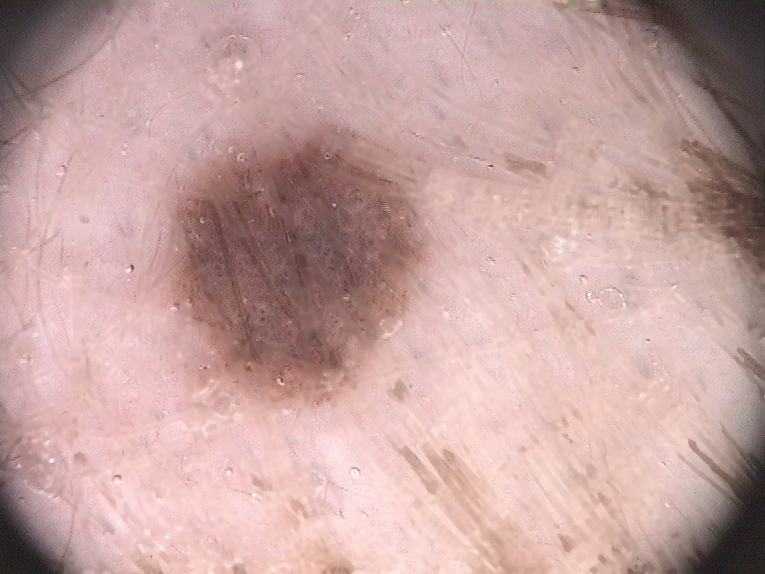
%> input picture feature_extraction/IMD003.bmp, 765 x 574 px
$ octave Untitled3.m   (GNU Octave 9; MATLAB toolbox functions it lacks are replaced by stand-ins)
%> lines starting %> are read from the running program, lines starting %| are printed output that depends on the picture; in (x1, y1, x2, y2) boxes, pixels count from 0 and x2, y2 are one past the last pixel; in counts of white or black regions, pixels touching at a corner belong together; the program's own positions count from 1
### feature_extraction/Image_enhancement.m
function [ Contrast_adj_Image ] =Image_enhancement( scratched_image,ShowResult )
%   Adjust image intensity values or colormap.
Intensity_Adj_Img = imadjust((scratched_image), stretchlim((scratched_image)), [0 1]);
%   convert to grayscale
if ndims(Intensity_Adj_Img) > 2
    img_gray = rgb2gray(Intensity_Adj_Img);
else
    img_gray=Intensity_Adj_Img;
end
%   Create morphological structuring element
Structuring_Element = strel('disk',12);
%   Top-hat filtering.
Th_filtered_Image = imtophat(img_gray,Structuring_Element);

%   Adjust image intensity values or colormap.
Contrast_Adjusted_Image = imadjust(Th_filtered_Image);

%   2-D median filtering
Med_filt_Image = medfilt2(img_gray);

%   Contrast-limited Adaptive Histogram Equalization
Contrast_adj_Image = adapthisteq(Med_filt_Image);

if ~isempty(ShowResult)
    if ShowResult~=0
        figure('name',sprintf('Image Enhancement %d'),'NumberTitle','off');
        subplot(2,2,1); imshow(Th_filtered_Image); title('1. Top-hat Filtered Image');
        subplot(2,2,2);  imshow(Contrast_Adjusted_Image);title('2.Intensity Adjustment');
        subplot(2,2,3);  imshow(Med_filt_Image);title('3. Median Filtered Image');
        subplot(2,2,4);  imshow(Contrast_adj_Image);title('4. Histogram Equialsation')
    else
       return
    end
end

end

### feature_extraction/Threshold_segmentation.m
function [ Segmented_Lession ] = Threshold_segmentation( Input_Image, Original_Image, ShowResult )
%k parameter can be changed to adjust intensity of image
ei = 25;
st = 35;
%k=10
k = ei*st;
%h=filter matrx
h = ones(ei,st) / k;
Input_Image_filtered = imfilter(Input_Image,h,'symmetric');

if ndims(Input_Image_filtered) > 2
    Image_Gray = rgb2gray(Input_Image_filtered);
else
    Image_Gray = Input_Image_filtered;
end

%Converting to BW
Intensity_adjusted_Image = imadjust(Image_Gray,stretchlim(Image_Gray),[]);
level = graythresh(Intensity_adjusted_Image);
Binary_Image = im2bw(Intensity_adjusted_Image,level);
Dimention = size(Binary_Image);
INVERT_Dim = ones(Dimention(1),Dimention(2));
Segmented_Lession = xor(Binary_Image,INVERT_Dim);  %inverting

load('M.mat');
Segmented_Lession(M) = 0;


% Finding of initial point
row = round(Dimention(1)/2);
col = min(find(Segmented_Lession(row,:)));
%Tracing
Boundary = bwtraceboundary(Segmented_Lession,[row, col],'W');

if ShowResult ~= 0
    figure('name',sprintf('Segmentation %d'),'NumberTitle','off');
    subplot(2,2,1),  imshow(Original_Image),        title('Original image');
    subplot(2,2,2),  imshow(Input_Image_filtered),  title('Preprocessed Image');
    subplot(2,2,3),  imshow(Segmented_Lession),     title('Segmented Lession');
    subplot(2,2,4),  imshow(Original_Image),        title('Actual segmentation with original image');
    hold on;
    %Display traced boundary
    plot(Boundary(:,2),Boundary(:,1),'g','LineWidth',2);
    hold off;
else
    return
end
%  figure,
%  plot(Boundary(:,2),Boundary(:,1),'black','LineWidth',2);

Area = bwarea(Segmented_Lession);
Stats =  regionprops(Segmented_Lession, 'Centroid',...
    'MajorAxisLength','MinorAxisLength');
end

### feature_extraction/Untitled3.m
clc
clear all
close all
Image = imgetfile;     [filepath,name,ext] = fileparts(Image);
%> the answer given: IMD003.bmp
Image = imread(Image);
%> Image is the input picture: size 574x765x3 uint8; mean R, G, B 197.6, 162.9, 160
Image = imresize(Image,[256 256]); % Image Resize
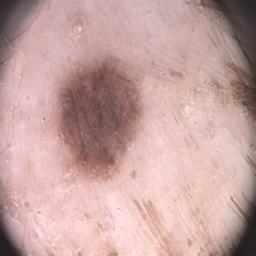
%> Image: size 256x256x3 uint8; mean R, G, B 197.6, 162.9, 160
% [5 lines of commented-out code are left out]


 %% Image Enhancement by Histogram Equlisation Method
[ contrast_adj_image ] = Image_enhancement( Image,1);
%> in Image_enhancement, `Th_filtered_Image = imtophat(img_gray,Structuring_Element);`:
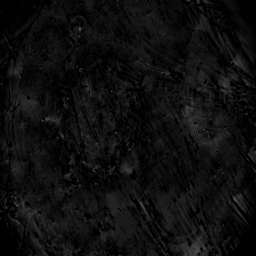
%> Th_filtered_Image: size 256x256 uint8; min 0, max 86, mean 14.4
%> in Image_enhancement, `Contrast_Adjusted_Image = imadjust(Th_filtered_Image);`:
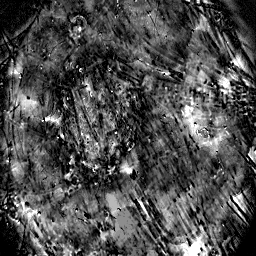
%> Contrast_Adjusted_Image: size 256x256 uint8; min 0, max 255, mean 77.9

%% Segmentation by Threshold method
[ Segmented_Lession] = Threshold_segmentation( contrast_adj_image, Image , 1 );
%> in Threshold_segmentation, `Intensity_adjusted_Image = imadjust(Image_Gray,stretchlim(Image_Gray),..`:
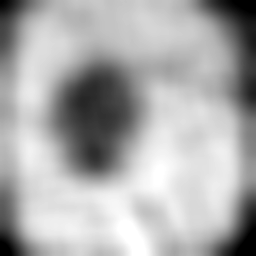
%> Intensity_adjusted_Image: size 256x256 uint8; min 0, max 255, mean 171.2
%> in Threshold_segmentation, `level = graythresh(Intensity_adjusted_Image);`: level = 0.553
%> in Threshold_segmentation, `Binary_Image = im2bw(Intensity_adjusted_Image,level);`:
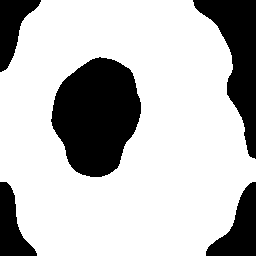
%> Binary_Image: size 256x256 logical; 74.3% white; 5 black regions, box (x1, y1, x2, y2) and area: (51, 57, 141, 177) 7828, (193, 0, 256, 159) 4224, (206, 182, 256, 256) 1894, (0, 182, 37, 256) 1464, (0, 0, 41, 72) 1461
%> in Threshold_segmentation, `Segmented_Lession(M) = 0;`:
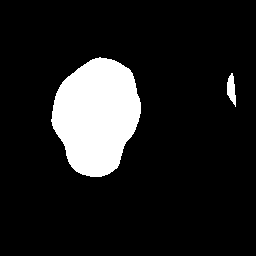
%> Segmented_Lession: size 256x256 logical; 12.2% white; 2 white regions
%> in Threshold_segmentation, `col = min(find(Segmented_Lession(row,:)));`: col = 54
%> in Threshold_segmentation, `Boundary = bwtraceboundary(Segmented_Lession,[row, col],'W');`: Boundary = 296 rows, first 12: [128 54; 127 54; 126 53; 125 53; 124 53; 123 53; 122 52; 121 52; 120 52; 119 53; 118 53; 117 53]
%> in Threshold_segmentation, `Area = bwarea(Segmented_Lession);`: Area = 8041
%> in Threshold_segmentation, `Stats =  regionprops(Segmented_Lession, 'Centroid', 'MajorAxisLength',..`: Stats = 2 regions; Centroid, MajorAxisLength and MinorAxisLength: [97.2 116.2] 119.1 84.56, [232.1 89.8] 31.76 8.55
bb = regionprops( Segmented_Lession,'all');
%> bb = 2 regions; box (x1, y1, x2, y2), Area, Centroid, MajorAxisLength, MinorAxisLength and Eccentricity: (51, 57, 141, 177) 7828 [97.2 116.2] 119.1 84.56 0.704, (227, 73, 236, 107) 196 [232.1 89.8] 31.76 8.55 0.963
centroids = cat(1, bb.Centroid);
%> centroids = [97.22 116.2; 232.1 89.83]
boundingboxes = cat(1, bb.BoundingBox);
%> boundingboxes = [51.5 57.5 90 120; 227.5 73.5 9 34]
hold on
plot(centroids(:,1), centroids(:,2), 'r+')
for k = 1:size(boundingboxes,1)
    rectangle('position',boundingboxes(k,:),'Edgecolor','g')
end
%> this loop made 2 passes
for k = 1:size(boundingboxes,1)
L(k)=sqrt((128-centroids(k,1))^2+(128-centroids(k,2))^2);
end
%> after the loop, L = [32.97 110.9]
f=min(L);
%> f = 32.97
ss=find(L==f);
%> ss = 1
rectangle('position',boundingboxes(ss,:),'Edgecolor','r')
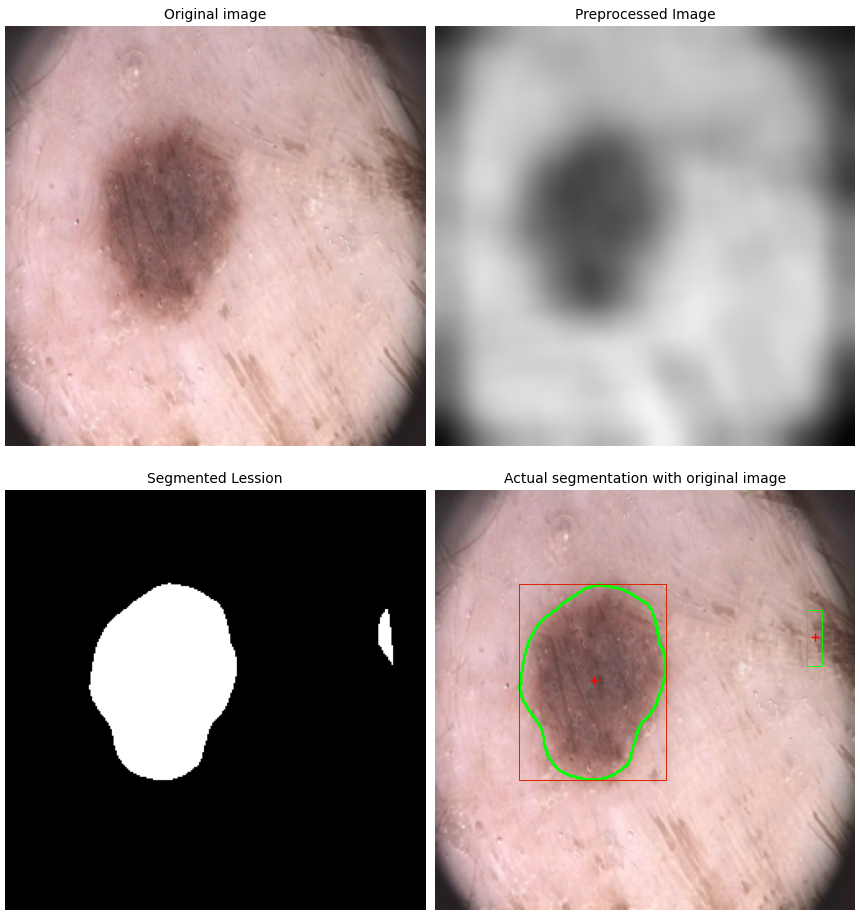
%> figure redrawn from the program's plot data, 4 panels
hold off
